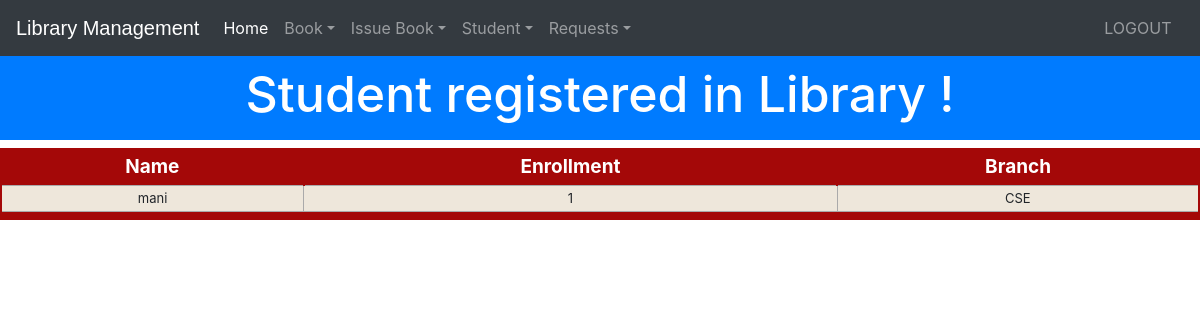
Before: /viewstudent/ (signed in) with the older database file.
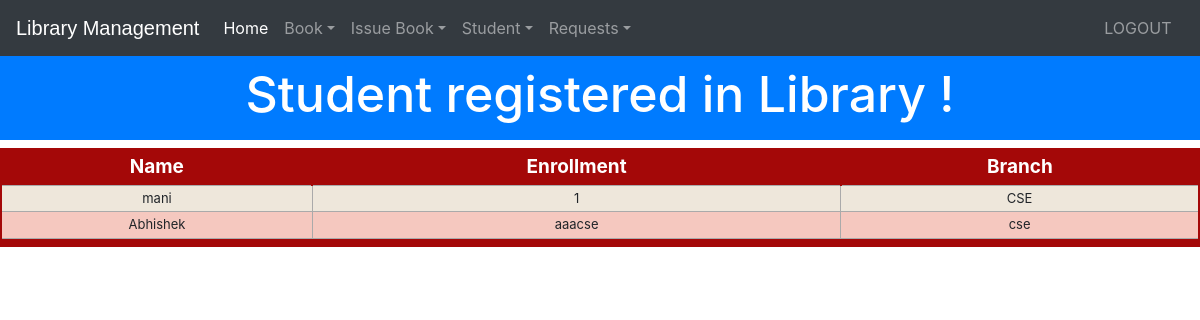
After: the same page with the newer database file.
### library/models.py (models this page shows, shortened)
class StudentExtra(models.Model):
    user=models.OneToOneField(User,on_delete=models.CASCADE)
    enrollment = models.CharField(max_length=40)
    branch = models.CharField(max_length=40)
    @property
    def get_name(self):
        return self.user.first_name

### library/views.py (the view)
# urls.py: path(r'viewstudent/', views.viewstudent_view, name='viewstudent'),
@login_required(login_url='adminlogin')
@user_passes_test(is_admin)
def viewstudent_view(request):
    students=models.StudentExtra.objects.all()
    return render(request,'library/viewstudent.html',{'students':students})

### library/views.py (called while the page is built)
def is_admin(user):
    return user.groups.filter(name='ADMIN').exists()

### templates/library/viewstudent.html (shortened to what this page needs)
<!DOCTYPE html>
<html lang="en" dir="ltr">
  <head>
  </head>
  <body>
    {% include "library/navbaradmin.html" %}
    <br>
    <br>
    <h3 class="p-3 mb-2 bg-primary text-white" style = 'font-size: 50px;text-align:center;'>Student registered in Library !</h3>
    {% if students%}
<table class="redTable">
<thead>
<tr>
<th>Name</th>
<th>Enrollment</th>
<th>Branch</th>
</tr>
</thead>
<tfoot>
<tr>
<td colspan="3">
</td>
</tr>
</tfoot>
<tbody>
  {% for s in students %}
    <tr>
      <td>{{s.get_name}}</td>
      <td>{{s.enrollment}}</td>
      <td>{{s.branch}}</td>
    </tr>
  {% endfor %}
</tbody>
</table>
{%else%}
<h1> No Student Registered in Library</h1>
{%endif%}
  </body>
</html>

Changed rows visible on the page:
added StudentExtra: get_name "Abhishek", enrollment "aaacse", branch "cse"
